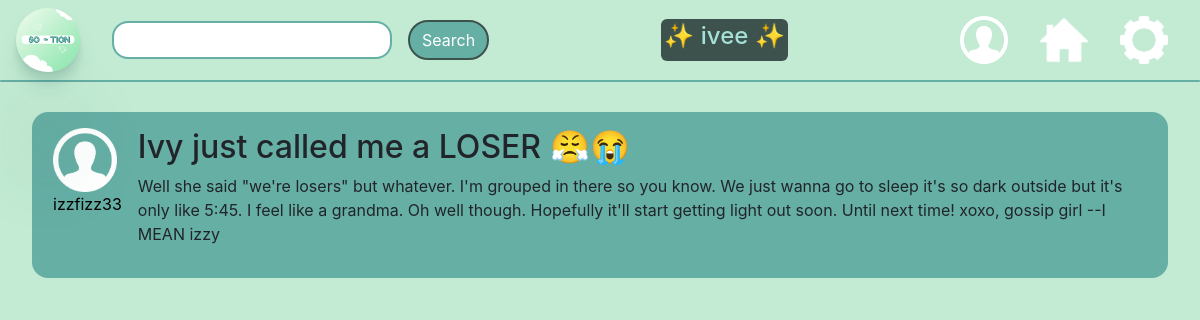
The app's page /clickedpost/9 (signed in) with its own data.
### app.py (models this page shows, shortened)
class User(UserMixin, db.Model):
    id = db.Column(db.Integer, primary_key=True)
    email = db.Column(db.String(75), unique=True)
    username = db.Column(db.String(30), unique=True)
    password_hash = db.Column(db.String())
    is_authenticated = db.Column(db.Boolean, default=False)
    pfp_placement = db.Column(db.String(), default="center")
    bio = db.Column(db.String(), default="BIO HERE")
    darkMode = db.Column(db.Boolean, default = True)

class Post(db.Model):
    id = db.Column(db.Integer, primary_key=True)
    user_id = db.Column(db.Integer, unique=False)
    post_title = db.Column(db.String(300), unique=False)
    post_content = db.Column(db.String(2800), unique=False)
    profile_pic = db.Column(db.Boolean, default=False)
    post_username = db.Column(db.String(30))

### app.py (the view)
@app.route('/clickedpost/<id>', methods=["GET"])
@login_required
def clickedpost(id):
    form1 = SearchForm()
    postz = Post.query.filter_by(id = id).first()
    post_user = User.query.filter_by(id=postz.user_id).first()
    return render_template('clickedpost.html', form1=form1, username = current_user.username, postz = postz, post_user=post_user)

### forms.py
class SearchForm(FlaskForm):
    searchword = StringField("searchword",validators=[InputRequired(), Length(min=4,max=15)])

### app.py (called while the page is built)
@login_manager.user_loader
def user_loader(user_id):
    return User.query.filter_by(id=user_id).first()

### templates/clickedpost.html (shortened to what this page needs)
{% extends "base.html" %}
{% block content %}
<link rel="stylesheet" href="styles/homefeed.css">
<div class="post">
  <div class="content">
    <a href="{{url_for('searchprofile', username=post_user.username)}}">
      <div class="pic-and-username">
        <img class="profile-icon" src="../images/profile-icon.png" alt="Profile picture">
        <p class="username">{{ post_user.username }}</p>
      </div>
    </a>
    <div class="content-and-comments">
      <h2> {{ postz.post_title }}</h2>
      <p> {{ postz.post_content }}</p>
    </div>
  </div>
</div>
{% endblock content %}

### templates/base.html (shortened to what this page needs)
<!doctype html>
<html lang="en">
<head>
    <link rel="stylesheet" href="https://stackpath.bootstrapcdn.com/bootstrap/4.3.1/css/bootstrap.min.css"
>
    <link rel="stylesheet" href="../styles/homefeed.css">
</head>
<body>
    <nav class="fixed-top">
        <div class="navbar fixed-top nav">
            <div id="logo-and-search">
                <a href="{{ url_for('homefeed') }}">
                    <img class="navbar-logo" src="../images/So-tion-logo-pic.png" alt="So-tion logo" />
                </a>
                <form action="/search" method="POST">
                    {{ form1.searchword(class_="form-control") }}
                    <button type="submit" class="search-button btn btn-primary">Search</button>
                </form>
            </div>
            <div id='username-block'>
                <h4 id="username-text">&#x2728; {{username}} &#x2728;</h4>
            </div>
            <div id="right-navbar-images">
                <a href="{{ url_for('profile') }}">
                    <img class="profile-icon-navbar" src="../images/profile-icon.png" alt="profile icon button" /></a>
                <a href="{{ url_for('homefeed') }}">
                    <img class="home-navbar" src="../images/home.jpg" href="{{ url_for('homefeed') }}"
                        alt="Home button" /></a>
                <a href="{{ url_for('settings') }}">
                    <img class="gear-navbar" src="../images/gear.png" alt="Gear button" /></a>
            </div>
        </div>
        <div class="navbar-divider nav"></div>
    </nav>
    {% block content %}
    {% endblock %}
</body>
</html>

### static/styles/homefeed.css (style rules this page uses)
body { background-color: #c3ebd3; }
.navbar-logo { width: 4em; height: 4em; border-radius: 3em; border-width: 3em; box-shadow: 0 2.8px 2.2px rgba(24, 80, 72, 0.034), 0 6.7px 5.3px rgba(36, 110, 101, 0.048), 0 120.5px 179px rgba(33, 83, 77, 0.06), 0 12.3px 7.9px rgba(38, 83, 77, 0.072), 0 14.8px 20.4px rgba(25, 90, 81, 0.086), 0 100px 80px rgba(42, 90, 84, 0.12); }
.home-navbar, .gear-navbar, .profile-icon-navbar { width: 3em; height: 3em; position:relative; display: flex; justify-content: right; }
#logo-and-search { display: flex; justify-content: left; column-gap: 2em; }
#right-navbar-images { display: flex; justify-content: right; column-gap: 2em; margin-right: 1em; align-items: center; }
.navbar { display: flex; justify-content: space-between; position: fixed; }
.navbar-divider { height: 2px; background-color: #66afa5; margin-top: 5em; margin-bottom: 1em; border-radius: 5em; }
.post { display:flex; flex-direction: row; column-gap: 1em; border-width: 3em; padding: 2em; border-radius: 2px; border-color:black; }
.post:first-of-type { margin-top: 5em; }
.profile-icon { height:4em; width:4em; }
.fixed-top { position:fixed; background-color: #c3ebd3; }
.pic-and-username { display:flex; flex-direction: column; margin-right: 1em; margin-left: 5px; }
.content { display:flex; flex-direction: row; background-color: #66afa5; border-radius: 1em; padding: 1em; }
#username-block { background-color: #3D524c; padding: 3px; border-radius: 6px; color:#a5e1d9; }
.search-button { background-color: #66afa5; border:solid; border-width: 2px; border-color: #3D524c; border-radius: 35px; color:white; }
form { display: flex; align-items: center; column-gap: 1em; }
.form-control { border-radius: 1em; padding-left: 1em; border-color: #66afa5; border-width: 2px; }
a { text-decoration: none; color: black; }
.username { text-align: center; }

### records on screen
User: username "ivee"
User: username "izzfizz33"
Post: post_title "Ivy just called me a LOSER 😤😭", post_content "Well she said \"we're losers\" but whatever. I'm grouped in there so you know. We just wanna go to sleep it's so dark outside but it's only like 5:45. I feel like a grandma. Oh well though. Hopefully it'll start getting light out soon. Until next time! xoxo, gossip girl --I MEAN izzy"
